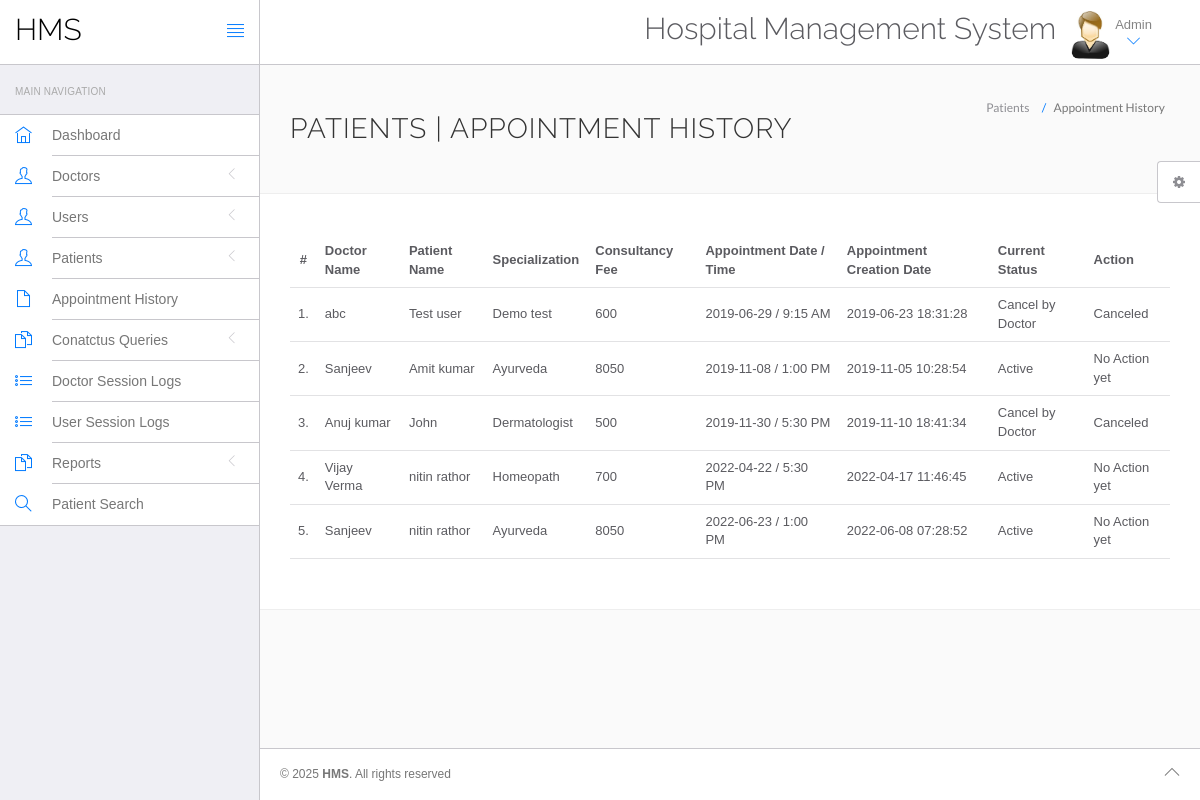
The page /hospital/hms/admin/appointment-history.php (signed in) on the database its author committed.
### tables this page shows
CREATE TABLE IF NOT EXISTS `appointment` (
  `id` int(11) NOT NULL AUTO_INCREMENT,
  `doctorSpecialization` varchar(255) DEFAULT NULL,
  `doctorId` int(11) DEFAULT NULL,
  `userId` int(11) DEFAULT NULL,
  `consultancyFees` int(11) DEFAULT NULL,
  `appointmentDate` varchar(255) DEFAULT NULL,
  `appointmentTime` varchar(255) DEFAULT NULL,
  `postingDate` timestamp NULL DEFAULT CURRENT_TIMESTAMP,
  `userStatus` int(11) DEFAULT NULL,
  `doctorStatus` int(11) DEFAULT NULL,
  `updationDate` timestamp NULL DEFAULT NULL ON UPDATE CURRENT_TIMESTAMP,
  PRIMARY KEY (`id`)
);

CREATE TABLE IF NOT EXISTS `doctors` (
  `id` int(11) NOT NULL AUTO_INCREMENT,
  `specilization` varchar(255) DEFAULT NULL,
  `doctorName` varchar(255) DEFAULT NULL,
  `address` longtext,
  `docFees` varchar(255) DEFAULT NULL,
  `contactno` bigint(11) DEFAULT NULL,
  `docEmail` varchar(255) DEFAULT NULL,
  `password` varchar(255) DEFAULT NULL,
  `creationDate` timestamp NULL DEFAULT CURRENT_TIMESTAMP,
  `updationDate` timestamp NULL DEFAULT NULL ON UPDATE CURRENT_TIMESTAMP,
  PRIMARY KEY (`id`)
);

CREATE TABLE IF NOT EXISTS `users` (
  `id` int(11) NOT NULL AUTO_INCREMENT,
  `fullName` varchar(255) DEFAULT NULL,
  `address` longtext,
  `city` varchar(255) DEFAULT NULL,
  `gender` varchar(255) DEFAULT NULL,
  `email` varchar(255) DEFAULT NULL,
  `password` varchar(255) DEFAULT NULL,
  `regDate` timestamp NULL DEFAULT CURRENT_TIMESTAMP,
  `updationDate` timestamp NULL DEFAULT NULL ON UPDATE CURRENT_TIMESTAMP,
  PRIMARY KEY (`id`),
  KEY `email` (`email`)
);

### hospital/hms/admin/appointment-history.php (the view, shortened to what this page needs)
<?php
include('include/config.php');
?>
<!DOCTYPE html>
<html lang="en">
	<head>
		<link rel="stylesheet" href="vendor/bootstrap/css/bootstrap.min.css">
		<link rel="stylesheet" href="vendor/fontawesome/css/font-awesome.min.css">
		<link rel="stylesheet" href="vendor/themify-icons/themify-icons.min.css">
		<link href="vendor/animate.css/animate.min.css" rel="stylesheet" media="screen">
		<link href="vendor/perfect-scrollbar/perfect-scrollbar.min.css" rel="stylesheet" media="screen">
		<link href="vendor/switchery/switchery.min.css" rel="stylesheet" media="screen">
		<link href="vendor/bootstrap-touchspin/jquery.bootstrap-touchspin.min.css" rel="stylesheet" media="screen">
		<link href="vendor/select2/select2.min.css" rel="stylesheet" media="screen">
		<link href="vendor/bootstrap-datepicker/bootstrap-datepicker3.standalone.min.css" rel="stylesheet" media="screen">
		<link href="vendor/bootstrap-timepicker/bootstrap-timepicker.min.css" rel="stylesheet" media="screen">
		<link rel="stylesheet" href="assets/css/styles.css">
		<link rel="stylesheet" href="assets/css/plugins.css">
		<link rel="stylesheet" href="assets/css/themes/theme-1.css" id="skin_color" />
	</head>
	<body>
		<div id="app">
<?php include('include/sidebar.php');?>
			<div class="app-content">
					<?php include('include/header.php');?>
				<div class="main-content" >
					<div class="wrap-content container" id="container">
						<section id="page-title">
							<div class="row">
								<div class="col-sm-8">
									<h1 class="mainTitle">Patients  | Appointment History</h1>
																	</div>
								<ol class="breadcrumb">
									<li>
										<span>Patients </span>
									</li>
									<li class="active">
										<span>Appointment History</span>
									</li>
								</ol>
							</div>
						</section>
						<div class="container-fluid container-fullw bg-white">
									<div class="row">
								<div class="col-md-12">
									<table class="table table-hover" id="sample-table-1">
										<thead>
											<tr>
												<th class="center">#</th>
												<th class="hidden-xs">Doctor Name</th>
												<th>Patient Name</th>
												<th>Specialization</th>
												<th>Consultancy Fee</th>
												<th>Appointment Date / Time </th>
												<th>Appointment Creation Date  </th>
												<th>Current Status</th>
												<th>Action</th>
											</tr>
										</thead>
										<tbody>
<?php
$sql=mysqli_query($con,"select doctors.doctorName as docname,users.fullName as pname,appointment.*  from appointment join doctors on doctors.id=appointment.doctorId join users on users.id=appointment.userId ");
$cnt=1;
while($row=mysqli_fetch_array($sql))
{
?>
											<tr>
												<td class="center"><?php echo $cnt;?>.</td>
												<td class="hidden-xs"><?php echo $row['docname'];?></td>
												<td class="hidden-xs"><?php echo $row['pname'];?></td>
												<td><?php echo $row['doctorSpecialization'];?></td>
												<td><?php echo $row['consultancyFees'];?></td>
												<td><?php echo $row['appointmentDate'];?> / <?php echo
												 $row['appointmentTime'];?>
												</td>
												<td><?php echo $row['postingDate'];?></td>
												<td>
<?php if(($row['userStatus']==1) && ($row['doctorStatus']==1))
{
	echo "Active";
}
if(($row['userStatus']==1) && ($row['doctorStatus']==0))
{
	echo "Cancel by Doctor";
}
												?></td>
												<td >
												<div class="visible-md visible-lg hidden-sm hidden-xs">
							<?php if(($row['userStatus']==1) && ($row['doctorStatus']==1))
{
echo "No Action yet";
	 } else {
		echo "Canceled";
		} ?>
												</div>
												</td>
											</tr>
											<?php
$cnt=$cnt+1;
											 }?>
										</tbody>
									</table>
								</div>
							</div>
								</div>
					</div>
				</div>
			</div>
	<?php include('include/footer.php');?>
	<?php include('include/setting.php');?>
		</div>
	</body>
</html>

### hospital/hms/admin/assets/css/themes/theme-1.css (style rules this page uses)
body { background: #FAFAFA; }

### rows shown on the page
appointment: doctorId.doctorName "abc", userId.fullName "Test user", doctorSpecialization "Demo test", consultancyFees "600", appointmentDate "2019-06-29", appointmentTime "9:15 AM", postingDate "2019-06-23 18:31:28", userStatus "Cancel by Doctor"
appointment: doctorId.doctorName "Sanjeev", userId.fullName "Amit kumar", doctorSpecialization "Ayurveda", consultancyFees "8050", appointmentDate "2019-11-08", appointmentTime "1:00 PM", postingDate "2019-11-05 10:28:54", userStatus "Active"
appointment: doctorId.doctorName "Anuj kumar", userId.fullName "John", doctorSpecialization "Dermatologist", consultancyFees "500", appointmentDate "2019-11-30", appointmentTime "5:30 PM", postingDate "2019-11-10 18:41:34", userStatus "Cancel by Doctor"
appointment: doctorId.doctorName "Vijay Verma", userId.fullName "nitin rathor", doctorSpecialization "Homeopath", consultancyFees "700", appointmentDate "2022-04-22", appointmentTime "5:30 PM", postingDate "2022-04-17 11:46:45", userStatus "Active"
appointment: doctorId.doctorName "Sanjeev", userId.fullName "nitin rathor", doctorSpecialization "Ayurveda", consultancyFees "8050", appointmentDate "2022-06-23", appointmentTime "1:00 PM", postingDate "2022-06-08 07:28:52", userStatus "Active"
